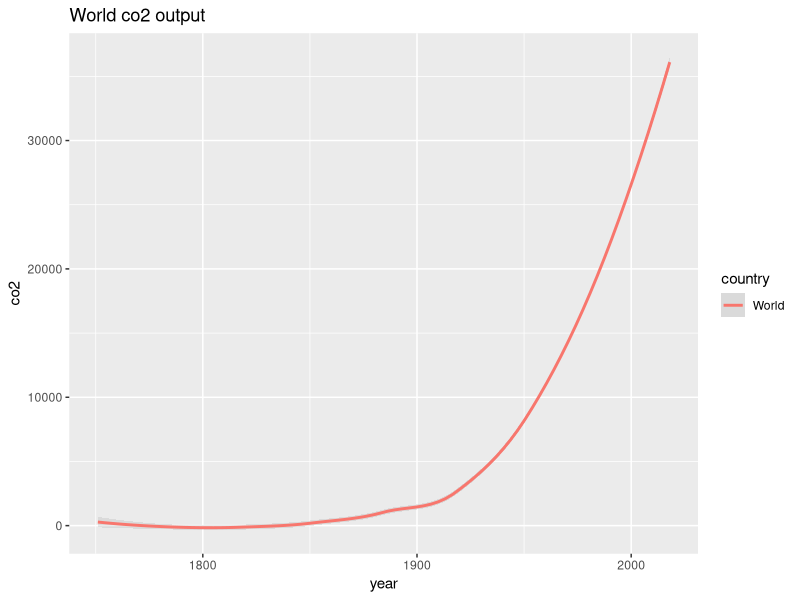
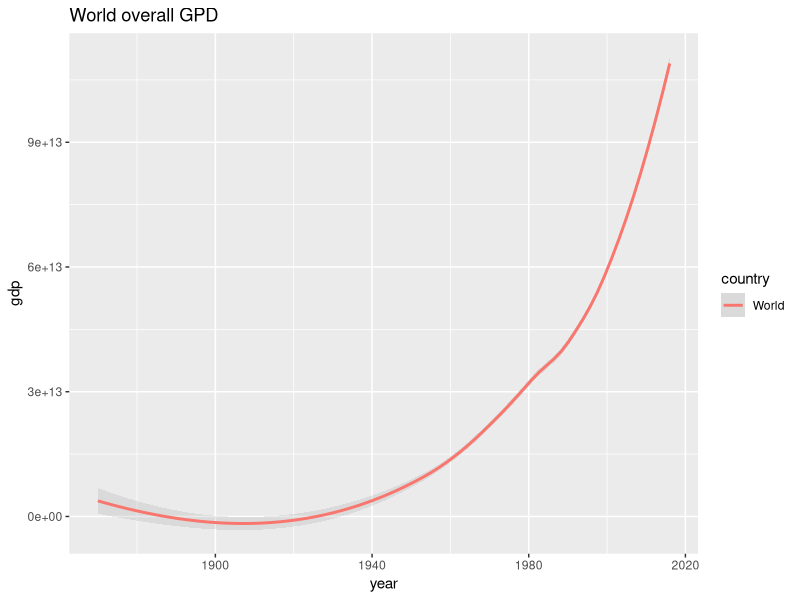
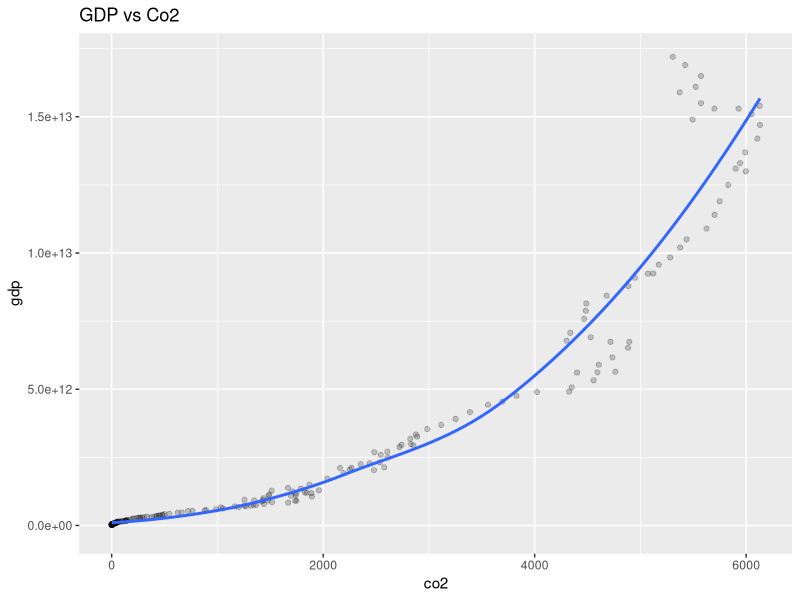
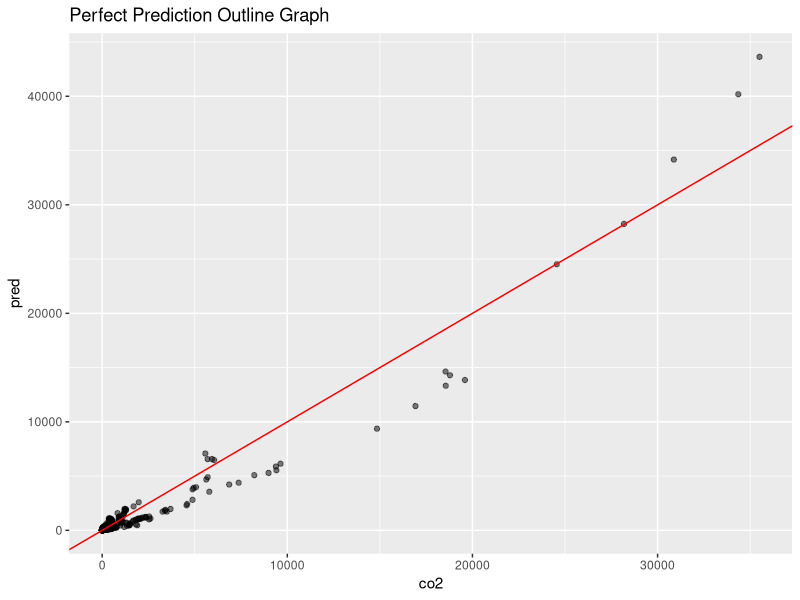
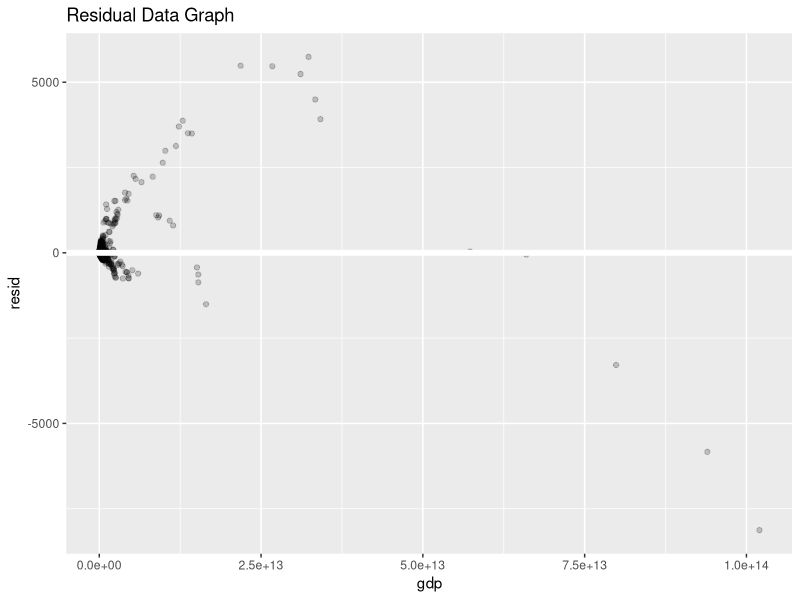
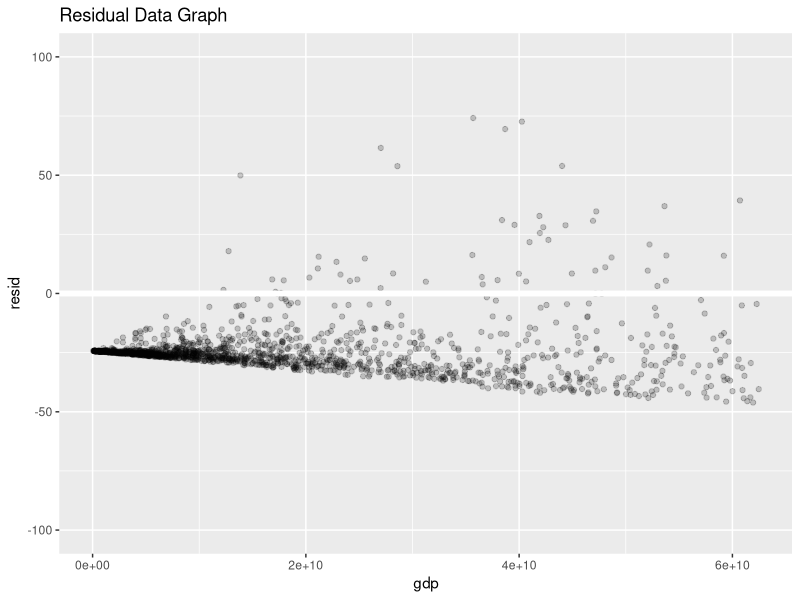
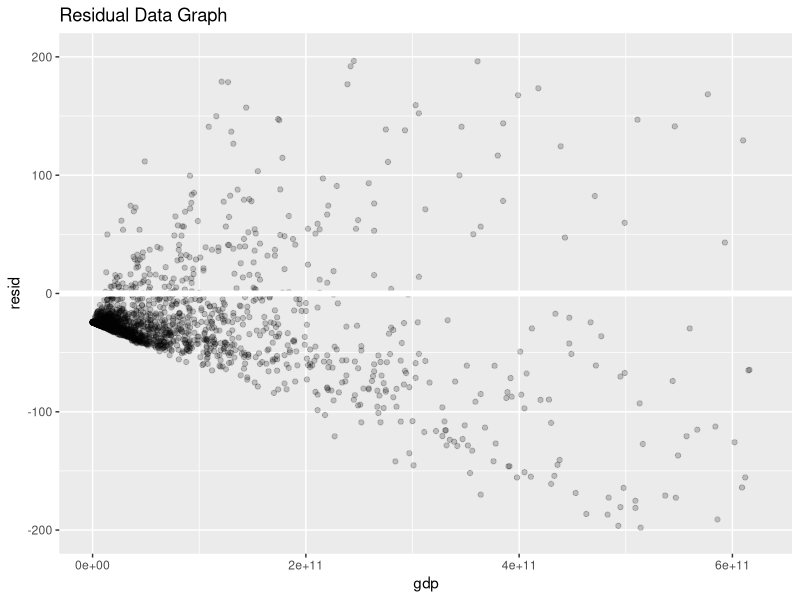
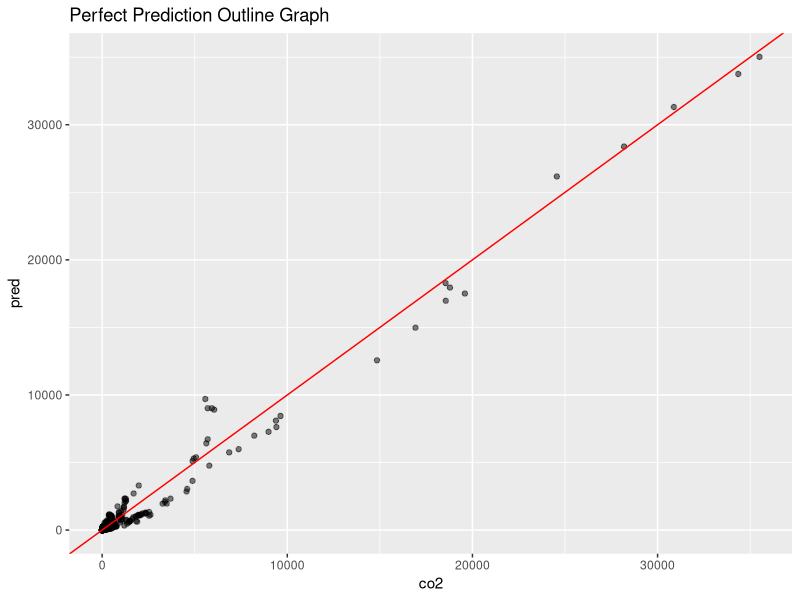

These figures' R source, in order:
## ---- chunk 1
library(readr)
library(tidyverse)
library(ggplot2)
library(modelr)
library(caret)
library(splines)
options(warn=-1)
## ---- chunk 2
co2.data <- read_csv("owid-co2-data.xlsx.csv")
co2.data <- filter(co2.data, iso_code != is.na(iso_code), co2 > 0)
## ---- chunk 3
ggplot(data = filter(co2.data, country == "World"), mapping = aes(x=year, y=co2, color = country))+
  geom_smooth(alpha = 0.2)+
  ggtitle("World co2 output")
ggplot(data = filter(co2.data, country == "World"), mapping = aes(x=year, y=gdp, color = country))+
  geom_smooth(alpha = 0.2)+
  ggtitle("World overall GPD")
## ---- chunk 4
ggplot(data = filter(co2.data, country == "United States"), mapping = aes(x=co2, y=gdp))+
  geom_point(alpha = 0.2)+
  geom_smooth(alpha = 0)+
  ggtitle("GDP vs Co2")
## ---- chunk 5
set.seed(12345)
co2.data <- filter(co2.data, gdp != is.na(gdp), co2 != is.na(co2))
train_rows <- as.vector(createDataPartition(co2.data$co2, p = 0.8, list = FALSE))
tv_data <- co2.data[train_rows, ]
test <- co2.data[-train_rows, ]
## ---- chunk 6
train.control <- trainControl(method = "cv", number = 5)
model <- train(co2 ~ gdp, data = tv_data, method = "lm", trControl = train.control)

predictions <- add_predictions(test, model)
R2(predictions$pred, predictions$co2)
MAE(predictions$pred, predictions$co2)
RMSE(predictions$pred, predictions$co2)
## ---- chunk 7
ggplot(data = predictions, mapping=(aes(x = co2, y = pred)))+
  geom_point(alpha = 0.5)+
  geom_abline(intercept = 0, slope = 1, color = "red")+
  ggtitle("Perfect Prediction Outline Graph")
## ---- chunk 8
resid <- add_residuals(test, model)
ggplot(data = resid, mapping = aes(x=gdp, y=resid))+
  geom_point(alpha = 0.2)+
  geom_ref_line(h=0)+
  ggtitle("Residual Data Graph")
resid <- add_residuals(test, model)
ggplot(data = resid, mapping = aes(x=gdp, y=resid))+
  geom_point(alpha = 0.2)+
  geom_ref_line(h=0)+
  xlim(0,62500000000)+
  ylim(-100,100)+
  ggtitle("Residual Data Graph")
ggplot(data = resid, mapping = aes(x=gdp, y=resid))+
  geom_point(alpha = 0.2)+
  geom_ref_line(h=0)+
  xlim(0,625000000000)+
  ylim(-200,200)+
  ggtitle("Residual Data Graph")
## ---- chunk 9
co2.data <- filter(co2.data, country != "world")
model <- train(co2 ~ ns(gdp, 100), data = tv_data, method = "lm", trControl = train.control)

predictions <- add_predictions(test, model)
R2(predictions$pred, predictions$co2)
MAE(predictions$pred, predictions$co2)
RMSE(predictions$pred, predictions$co2)
## ---- chunk 10
ggplot(data = predictions, mapping=(aes(x = co2, y = pred)))+
  geom_point(alpha = 0.5)+
  geom_abline(intercept = 0, slope = 1, color = "red")+
  ggtitle("Perfect Prediction Outline Graph")
resid <- add_residuals(test, model)
ggplot(data = resid, mapping = aes(x=gdp, y=resid))+
  geom_point(alpha = 0.2)+
  geom_ref_line(h=0)+
  ggtitle("Residual Data Graph")
ggplot(data = resid, mapping = aes(x=gdp, y=resid))+
  geom_point(alpha = 0.2)+
  geom_ref_line(h=0)+
  xlim(0,62500000000)+
  ylim(-50,50)+
  ggtitle("Residual Data Graph")

## ---- chunk 11
energy.data <- read_csv("clean_energy_data.csv")
## ---- chunk 12
for (i in 0:4749){
  if(i %% 19 == 0){
    word <- toString(energy.data[i+1,1])
  }else{
    energy.data[i+1,1] <- word
  }
}
## ---- chunk 13


energy.data <- filter(energy.data, Technology == "Total renewable energy")
energy.data <- select(energy.data, -c(Technology))
names(energy.data)[1] <- "country"
names(energy.data)[2] <- "2000"
names(energy.data)[3] <- "2001"
names(energy.data)[4] <- "2002"
names(energy.data)[5] <- "2003"
names(energy.data)[6] <- "2004"
names(energy.data)[7] <- "2005"
names(energy.data)[8] <- "2006"
names(energy.data)[9] <- "2007"
names(energy.data)[10] <- "2008"
names(energy.data)[11] <- "2009"
names(energy.data)[12] <- "2010"
names(energy.data)[13] <- "2011"
names(energy.data)[14] <- "2012"
names(energy.data)[15] <- "2013"
names(energy.data)[16] <- "2014"
names(energy.data)[17] <- "2015"
names(energy.data)[18] <- "2016"
names(energy.data)[19] <- "2017"
names(energy.data)[20] <- "2018"
names(energy.data)[21] <- "2019"
energy.data <- select(energy.data, -c('2019'))
energy.data <- pivot_longer(energy.data ,c('2000','2001','2002','2003','2004','2005','2006','2007','2008','2009','2010','2011','2012','2013','2014','2015','2016','2017','2018'),names_to = "year", values_to = "total_clean_energy")

energy.data$year <- as.double(energy.data$year)
for (i in 0:4749){
  energy.data[i+1,3] <- sub(" ","",toString(energy.data[i+1,3]))
  energy.data[i+1,3] <- sub(" ","",toString(energy.data[i+1,3]))
  energy.data[i+1,3] <- sub(" ","",toString(energy.data[i+1,3]))
}
energy.data$total_clean_energy <- as.numeric(energy.data$total_clean_energy)
energy.co2.data <- inner_join(co2.data, energy.data) %>%
  filter(year > 1999, country != "World", country != "China")
## ---- chunk 14
ggplot(data = filter(energy.co2.data),  mapping = aes(x=co2, y=total_clean_energy))+
  geom_point(alpha = 0.2)+
  ggtitle("C02 vs Clean Energy")
ggplot(data = filter(energy.co2.data, country == "United States"),  mapping = aes(x=co2, y=total_clean_energy))+
  geom_point()+
  ggtitle("C02 vs Clean Energy")
## ---- chunk 15
co2.data <- filter(energy.co2.data, gdp != is.na(gdp), co2 != is.na(co2))
train_rows <- as.vector(createDataPartition(energy.co2.data$co2, p = 0.8, list = FALSE))
tv_data <- energy.co2.data[train_rows, ]
test <- energy.co2.data[-train_rows, ]

model <- train(co2 ~ gdp + total_clean_energy, data = tv_data, method = "lm", trControl = train.control)

predictions <- add_predictions(test, model)
R2(predictions$pred, predictions$co2)
MAE(predictions$pred, predictions$co2)
RMSE(predictions$pred, predictions$co2)

## ---- chunk 16
ggplot(data = predictions, mapping=(aes(x = co2, y = pred)))+
  geom_point(alpha = 0.3)+
  geom_abline(intercept = 0, slope = 1, color = "red")+
  ggtitle("Perfect Prediction Outline Graph")
## ---- chunk 17
resid <- add_residuals(test, model)
ggplot(data = resid, mapping = aes(x=total_clean_energy, y=resid))+
  geom_point(alpha = 0.2)+
  geom_ref_line(h=0)+
  xlim(0,60000)+
  ylim(-100,100)+
  ggtitle("Residual Data Graph")
resid <- add_residuals(test, model)
ggplot(data = resid, mapping = aes(x=gdp, y=resid))+
  geom_point(alpha = 0.2)+
  geom_ref_line(h=0)+
  xlim(0,600000000000)+
  ylim(-100,100)+
  ggtitle("Residual Data Graph")
